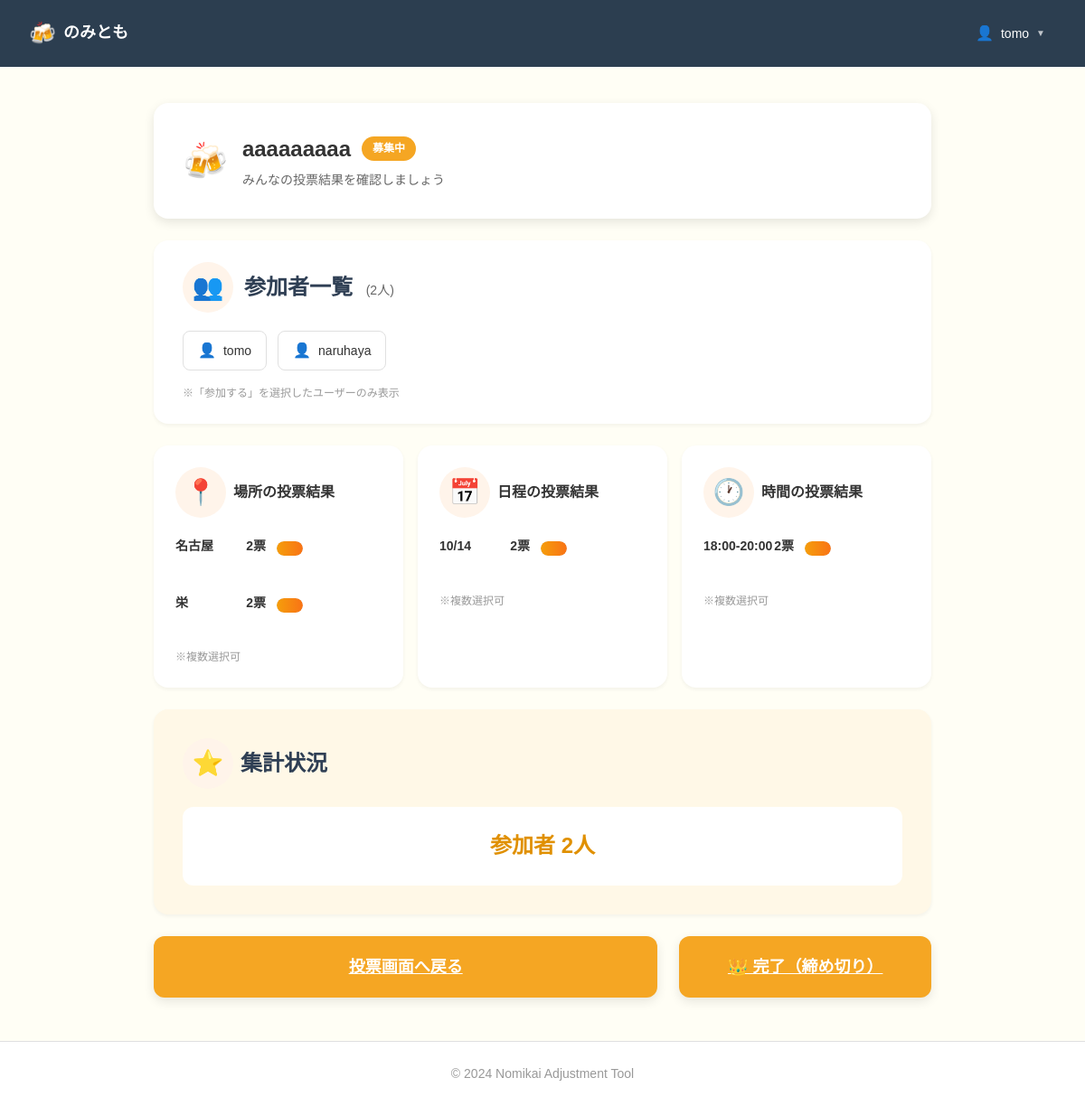
Screenshot of /result (signed in) with the database file from the repository.
### tables this page shows
CREATE TABLE users (
    id INTEGER PRIMARY KEY AUTOINCREMENT,
    username TEXT NOT NULL UNIQUE,
    email TEXT NOT NULL UNIQUE,
    password_hash TEXT NOT NULL,
    created_at DATETIME NOT NULL DEFAULT CURRENT_TIMESTAMP
);

CREATE TABLE events (
    id INTEGER PRIMARY KEY AUTOINCREMENT,

    title TEXT NOT NULL,

    host_user_id INTEGER NOT NULL,

    places TEXT,
    dates TEXT,
    times TEXT,

    is_active BOOLEAN NOT NULL DEFAULT 1,

    created_at DATETIME NOT NULL DEFAULT (datetime('now','localtime')),

    finished_at DATETIME,

    FOREIGN KEY(host_user_id)
        REFERENCES users(id)
);

CREATE TABLE votes (
    id INTEGER PRIMARY KEY AUTOINCREMENT,

    event_id INTEGER NOT NULL,
    user_id INTEGER NOT NULL,

    is_join INTEGER NOT NULL,

    place TEXT,
    date TEXT,
    time_slot TEXT,

    created_at DATETIME DEFAULT CURRENT_TIMESTAMP,

    FOREIGN KEY(event_id)
        REFERENCES events(id),

    FOREIGN KEY(user_id)
        REFERENCES users(id)
);

### app.py (the view)
@app.route("/result")
def result():
    auto_close_event()
    if not login_required():
        return redirect(url_for("login"))
    conn = get_db()
    event = conn.execute(
        """
        SELECT
            events.*,
            users.username AS host_name
        FROM events
        JOIN users
        ON events.host_user_id = users.id
        WHERE events.is_active = 1
        ORDER BY events.id DESC
        LIMIT 1
        """
    ).fetchone()
    if event is None:
        conn.close()
        return redirect(url_for("index"))
    votes = conn.execute(
        """
        SELECT
            votes.*,
            users.username
        FROM votes
        JOIN users
        ON votes.user_id = users.id
        WHERE votes.event_id = ?
        """,
        (event["id"],)
    ).fetchall()
    participants = []
    place_counter = Counter()
    date_counter = Counter()
    time_counter = Counter()
    for vote in votes:
        if vote["is_join"]:
            participants.append(vote["username"])
        if vote["place"]:
            for p in vote["place"].split(","):
                if p:
                    place_counter[p] += 1
        if vote["date"]:
            for d in vote["date"].split(","):
                if d:
                    date_counter[d] += 1
        if vote["time_slot"]:
            for t in vote["time_slot"].split(","):
                if t:
                    time_counter[t] += 1
    created = datetime.strptime(
        event["created_at"],
        "%Y-%m-%d %H:%M:%S"
    )
    end_time = created + timedelta(hours=24)
    remain = end_time - datetime.now()
    if remain.total_seconds() < 0:
        remain = timedelta(seconds=0)
    hours = remain.seconds // 3600
    minutes = (remain.seconds % 3600) // 60
    is_host = (
        session["username"] ==
        event["host_name"]
    )
    conn.close()
    return render_template(
    "result.html",
    username=session["username"],
    event=event,
    host_name=event["host_name"],
    participants=participants,
    place_results=place_counter.items(),
    date_results=date_counter.items(),
    time_results=time_counter.items(),
    voted=request.args.get("voted"),
    is_host=is_host
)

### app.py (called while the page is built, shortened)
def get_db():
    conn = sqlite3.connect(DB_NAME)
    conn.row_factory = sqlite3.Row
    return conn

def login_required():
    return "user_id" in session

def auto_close_event():
    conn = get_db()
    event = conn.execute("""
        SELECT *
        FROM events
        WHERE is_active = 1
        ORDER BY id DESC
        LIMIT 1
    """).fetchone()
    if event:
        created = datetime.strptime(
            event["created_at"],
            "%Y-%m-%d %H:%M:%S"
        )
        end_time = created + timedelta(hours=24)
    conn.close()

### templates/result.html (shortened to what this page needs)
<!DOCTYPE html>
<html lang="ja">
<head>
    <link rel="stylesheet" href="{{ url_for('static', filename='css/style.css') }}">
</head>
<body>
    <header class="header">
        <div class="header-logo">
            <span class="beer-icon">🍻</span>
            <span class="header-title">のみとも</span>
        </div>
        <div class="header-user dropdown">
            <span class="user-icon">👤</span>
            <span class="user-name">
                {{ username }}
            </span>
            <span class="dropdown-arrow">▼</span>
        </div>
    </header>
    <main class="main-content">
        <section class="result-header-card">
            <div class="result-title-wrapper">
                <span class="large-beer-icon">
                    🍻
                </span>
                <div>
                    <h1 class="result-title">
                        {{ event.title }}
                        <span class="status-badge">
                            {% if event.is_active %}
                            募集中
                            {% else %}
                            終了
                            {% endif %}
                        </span>
                    </h1>
                    <p class="result-subtitle">
                        みんなの投票結果を確認しましょう
                    </p>
                </div>
            </div>
        </section>
        <section class="result-section">
            <div class="section-header-flex">
                <div class="section-title-group-flex">
                    <span class="section-icon">
                        👥
                    </span>
                    <h2 class="section-title">
                        参加者一覧
                        <span class="participant-count">
                            ({{ participants|length }}人)
                        </span>
                    </h2>
                </div>
            </div>
            <div class="participant-list">
                {% for p in participants %}
                <div class="participant-badge">
                    <span class="user-icon">
                        👤
                    </span>
                    <span class="participant-name">
                        {{ p }}
                    </span>
                </div>
                {% endfor %}
            </div>
            <p class="note-text">
                ※「参加する」を選択したユーザーのみ表示
            </p>
        </section>
        <div class="voting-results-grid">
            <section class="result-card">
                <div class="result-card-header">
                    <span class="section-icon">📍</span>
                    <h3 class="result-card-title">
                        場所の投票結果
                    </h3>
                </div>
                {% set max_place =
                (place_results | map(attribute=1) | max)
                if place_results else 1 %}
                <div class="vote-bars">
                    {% for place, count in place_results %}
                    <div class="vote-bar-item">
                        <div class="vote-bar-top">
                            <span>{{ place }}</span>
                            <span>{{ count }}票</span>
                        </div>
                        <div class="vote-bar-bg">
                            <div class="vote-bar-fill" style="width: {{ (count / max_place * 100)|round }}%;">
                            </div>
                        </div>
                    </div>
                    {% endfor %}
                </div>
                <p class="note-text">
                    ※複数選択可
                </p>
            </section>
            <section class="result-card">
                <div class="result-card-header">
                    <span class="section-icon">📅</span>
                    <h3 class="result-card-title">
                        日程の投票結果
                    </h3>
                </div>
                {% set max_date =
                (date_results | map(attribute=1) | max)
                if date_results else 1 %}
                <div class="vote-bars">
                    {% for date, count in date_results %}
                    <div class="vote-bar-item">
                        <div class="vote-bar-top">
                            <span>{{ date }}</span>
                            <span>{{ count }}票</span>
                        </div>
                        <div class="vote-bar-bg">
                            <div class="vote-bar-fill" style="width: {{ (count / max_date * 100)|round }}%;">
                            </div>
                        </div>
                    </div>
                    {% endfor %}
                </div>
                <p class="note-text">
                    ※複数選択可
                </p>
            </section>
            <section class="result-card">
                <div class="result-card-header">
                    <span class="section-icon">🕐</span>
                    <h3 class="result-card-title">
                        時間の投票結果
                    </h3>
                </div>
                {% set max_time =
                (time_results | map(attribute=1) | max)
                if time_results else 1 %}
                <div class="vote-bars">
                    {% for time, count in time_results %}
                    <div class="vote-bar-item">
                        <div class="vote-bar-top">
                            <span>{{ time }}</span>
                            <span>{{ count }}票</span>
                        </div>
                        <div class="vote-bar-bg">
                            <div class="vote-bar-fill" style="width: {{ (count / max_time * 100)|round }}%;">
                            </div>
                        </div>
                    </div>
                    {% endfor %}
                </div>
                <p class="note-text">
                    ※複数選択可
                </p>
            </section>
        </div>
        <section class="recommended-plan-card">
            <div class="recommended-header">
                <span class="section-icon">
                    ⭐
                </span>
                <h2 class="section-title">
                    集計状況
                </h2>
            </div>
            <div class="plan-combination">
                <div class="plan-item">
                    参加者 {{ participants|length }}人
                </div>
            </div>
        </section>
        <div class="bottom-actions-grid">
            <a href="{{ url_for('event') }}" class="btn-submit">
                投票画面へ戻る
            </a>
            {% if event.is_active and username == host_name %}
            <a href="{{ url_for('complete') }}" class="btn-submit">
                👑 完了（締め切り）
            </a>
            {% endif %}
        </div>
    </main>
    <footer class="footer">
        <p class="copyright">
            © 2024 Nomikai Adjustment Tool
        </p>
    </footer>
</body>
</html>

### templates/result.html (style rules this page uses)
.vote-bar-item { margin-bottom: 18px; }
.vote-bar-top { display: flex; justify-content: space-between; margin-bottom: 6px; font-size: 14px; font-weight: 600; }
.vote-bar-bg { width: 100%; height: 16px; background: #e5e7eb; border-radius: 999px; overflow: hidden; }
.vote-bar-fill { height: 100%; background: linear-gradient(90deg, #f59e0b, #f97316); border-radius: 999px; transition: width .3s; }

### rows the page displays
users: username "tomo"
events: title "aaaaaaaaa"
users: username "naruhaya"
votes: date "10/14", count "2", {{ (count / max_date * 100)|round }} 100.0 (drawn), time_slot "18:00-20:00", {{ (count / max_time * 100)|round }} 100.0 (drawn)

### other values shown
{{ participants|length }} "2"
{{ place }} "名古屋" "栄"
{{ count }} "2" "2"
